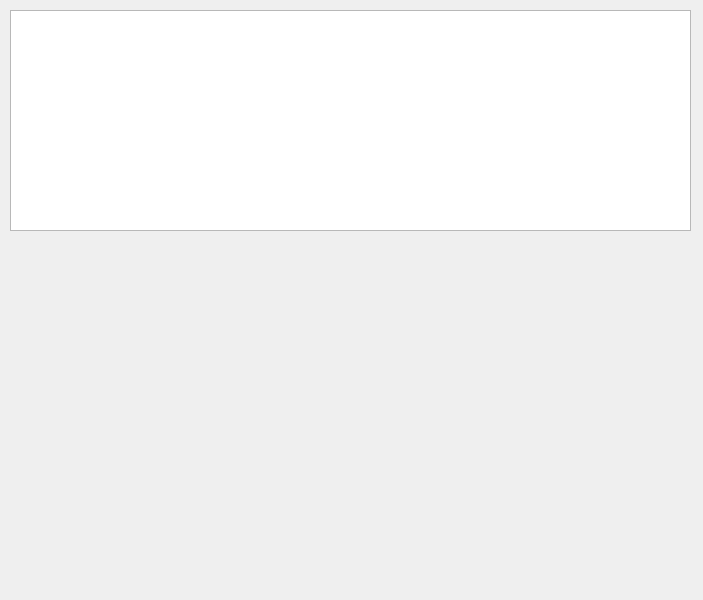
<?xml version="1.0" encoding="UTF-8"?>
<ui version="4.0">
 <class>MeetingWindow</class>
 <widget class="QMainWindow" name="MeetingWindow">
  <property name="geometry">
   <rect>
    <x>0</x>
    <y>0</y>
    <width>703</width>
    <height>600</height>
   </rect>
  </property>
  <property name="windowTitle">
   <string>会议模式演示</string>
  </property>
  <widget class="QWidget" name="centralwidget">
   <widget class="QTextEdit" name="logEdit">
    <property name="geometry">
     <rect>
      <x>10</x>
      <y>10</y>
      <width>681</width>
      <height>221</height>
     </rect>
    </property>
   </widget>
   <widget class="QLabel" name="remoteImage">
    <property name="geometry">
     <rect>
      <x>10</x>
      <y>250</y>
      <width>681</width>
      <height>331</height>
     </rect>
    </property>
    <property name="text">
     <string/>
    </property>
   </widget>
  </widget>
 </widget>
 <resources/>
 <connections/>
</ui>
